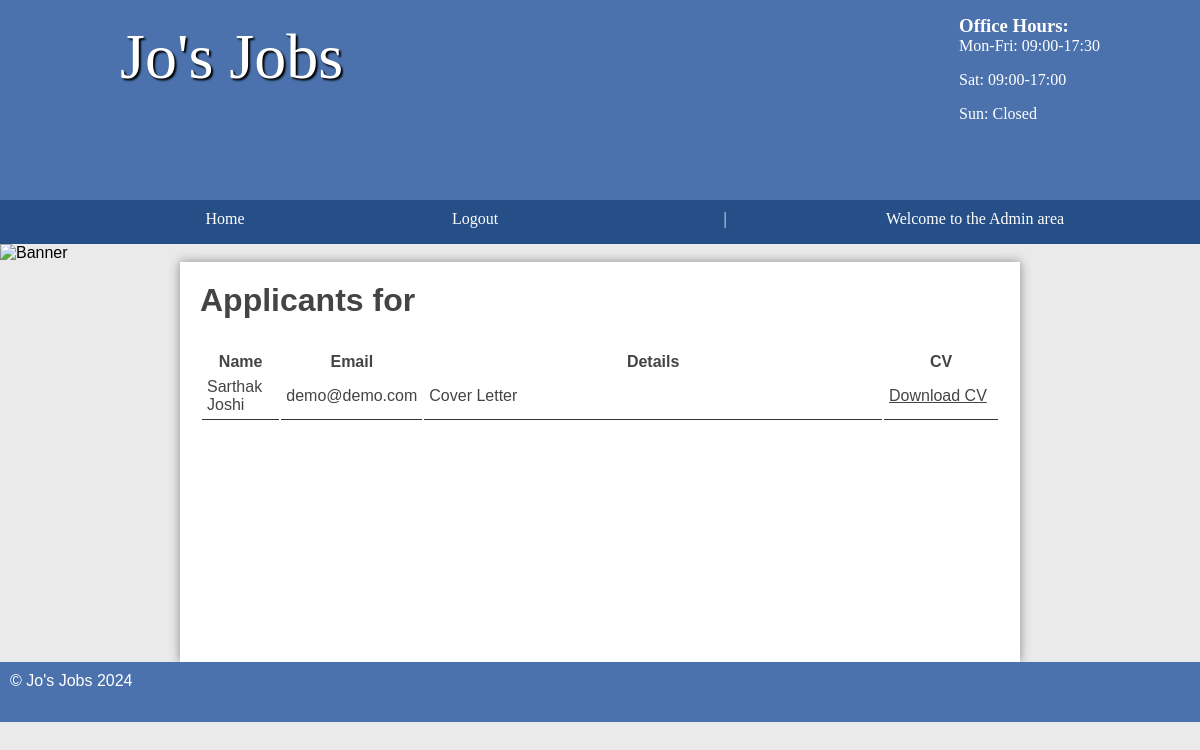
The page /admin/applicants.php?id=6 on the database its author committed.
### tables this page shows
CREATE TABLE `applicants` (
  `id` int(11) NOT NULL AUTO_INCREMENT,
  `name` varchar(45) DEFAULT NULL,
  `email` varchar(45) DEFAULT NULL,
  `details` longblob DEFAULT NULL,
  `jobId` int(11) DEFAULT NULL,
  `cv` varchar(255) DEFAULT NULL,
  PRIMARY KEY (`id`)
);

### public/controllers/ApplicantsController.php (called while the page is built)
<?php
require_once('../dbConnection.php');
class ApplicantsController{
    private $Conn;
    public function __construct() {
        global $Connection;
        $this->Conn = $Connection;
    }
    public function showJobApplicants($jobId){
        $sql = 'SELECT * FROM applicants WHERE jobId = ?';
        $stmt = $this->Conn->prepare($sql);
        $stmt->execute([$jobId]);
        return $stmt->fetchAll(PDO::FETCH_ASSOC);
    }
}

### public/admin/applicants.php (the view, shortened to what this page needs)
<?php
require('../controllers/ApplicantsController.php');
$applicantsController = new ApplicantsController();
$output = '
	<section class="right">
	<h2>Applicants for ' .$_GET['name']. '</h2>
	<table>
	<thead>
	<tr>
	<th style="width: 10%">Name</th>
	<th style="width: 10%">Email</th>
	<th style="width: 65%">Details</th>
	<th style="width: 15%">CV</th>
	</tr>
';
$applicants = $applicantsController->showJobApplicants($_GET['id']);
foreach($applicants as $applicant){
	$output .= '
		<tr>
		<td>' .$applicant['name']. '</td>
		<td>' . $applicant['email'] . '</td>
		<td>' .$applicant['details']. '</td>
		<td><a href="../cvs/' .$applicant['cv']. '">Download CV</a></td>
		</tr>
	';
}
$output .= '
	</thead>
	</table>
';
require('../templates/admin.html.php');

### public/styles.css (style rules this page uses)
* { margin: 0; padding: 0; }
html { font-family: 'Oxygen-Regular', verdana, sans-serif; }
body { background-color: #eaeaea; }
main a { color: #333; }
main h2 { font-size:2em; }
p, li, h2 { margin-bottom: 1em; }
section a { color: #444; }
table { width: 100%; margin-top: 20px; }
td { padding: 5px; border-bottom: 1px solid #333; }
.stock .products, .sidebar .right { display: table-cell; padding: 20px; }
.right { padding: 20px; }

### rows shown on the page
applicants: name "Sarthak Joshi", email "demo@demo.com", details "Cover Letter"
